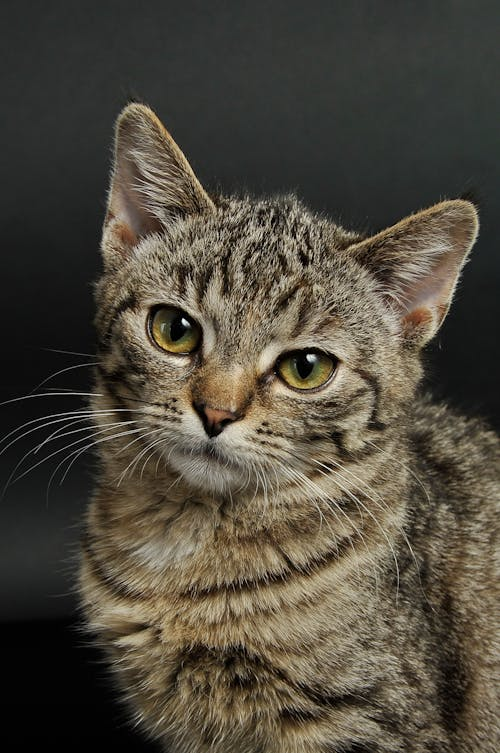
#> input picture input.png, 500 x 753 px
$ python svd_image_compression.py
#> lines starting #> are read from the running program, lines starting #| are printed output that depends on the picture
import numpy as np
import matplotlib.pyplot as plt
from PIL import Image
import os

def load_grayscale_image(path):
#> called with path = 'input.png'
    img = Image.open(path).convert('L')
#| Image loaded with shape: (753, 500)
    return np.array(img)

def compress_image_svd(img_matrix, k):
    #compute svd
#> called with k = 50
    U, S, VT = np.linalg.svd(img_matrix, full_matrices=False)
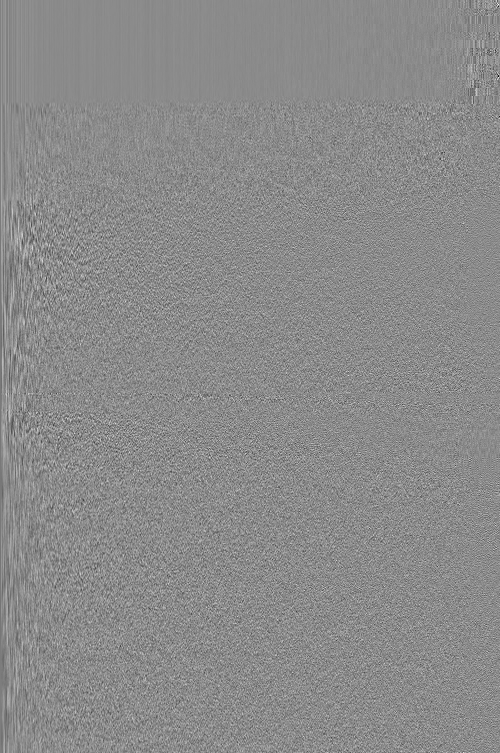
#> U: shape (753, 500) float64; min -0.326, max 0.271, mean -5.4e-05; drawn with min black and max white
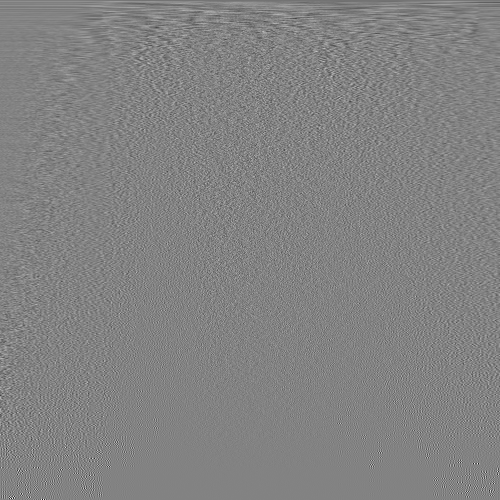
#> VT: shape (500, 500) float64; min -0.473, max 0.449, mean -6.12e-05; drawn with min black and max white
#> S = 500 values, max 48724.3 at index 0, min 1.58 at index 499, mean 626.8
    U_k = U[:, :k]
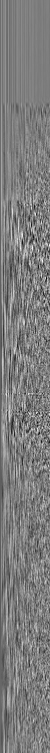
#> U_k: shape (753, 50) float64; min -0.182, max 0.186, mean -0.000601; drawn with min black and max white
    S_k = np.diag(S[:k])
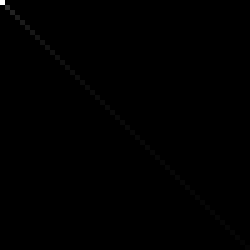
#> S_k: shape (50, 50) float64 (shown 5 times larger); min 0, max 48724.3, mean 65.8; drawn with min black and max white
    VT_k = VT[:k, :]
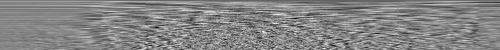
#> VT_k: shape (50, 500) float64; min -0.226, max 0.206, mean -0.000608; drawn with min black and max white

    compressed = np.dot(U_k, np.dot(S_k, VT_k))
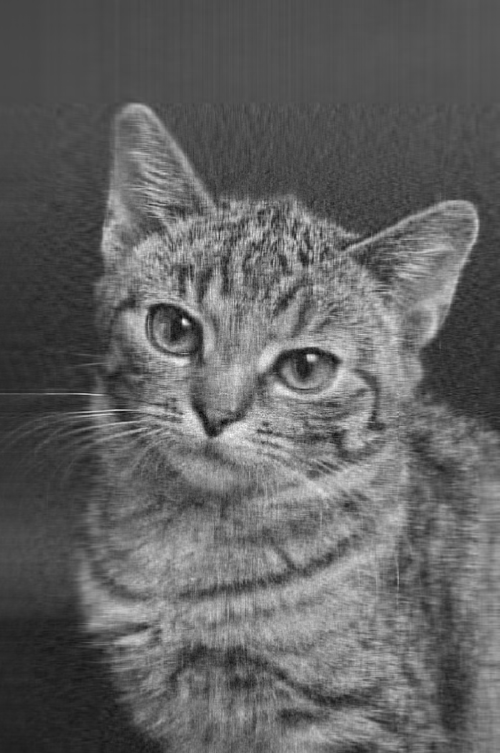
#> compressed: shape (753, 500) float64; min -41.53, max 255.5, mean 73.4; drawn with min black and max white
    return compressed

def plot_results(original, compressed, k):
    fig, axes = plt.subplots(1, 2, figsize=(10, 5))
    axes[0].imshow(original, cmap='gray')
    axes[0].set_title("Original Image")
    axes[0].axis('off')

    axes[1].imshow(compressed, cmap='gray')
    axes[1].set_title(f"Compressed (k={k})")
    axes[1].axis('off')

    plt.tight_layout()
    plt.show()

def compression_stats(img_shape, k):
    m,n = img_shape
    uncompressed_size = m * n
    compressed_size = k * (1 + m + n)  # k singular values + U_k+VT_k
    ratio = compressed_size / uncompressed_size
    print(f"Compression ratio: {ratio:.2f} (compressed is {ratio*100:.1f}% of original)")

def main():
    image_path = "input.png"  # replace with grayscale img
    img_matrix = load_grayscale_image(image_path)
    print("Image loaded with shape:", img_matrix.shape)

    k = 50
    compressed_img = compress_image_svd(img_matrix,k)
    compressed_img = np.clip(compressed_img, 0, 255)
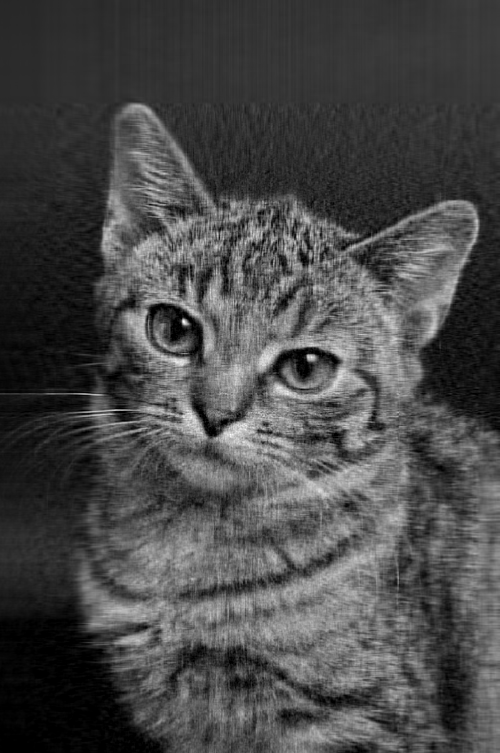
#> compressed_img: shape (753, 500) float64; min 0, max 255, mean 73.5

    plot_results(img_matrix, compressed_img,k)
    compression_stats(img_matrix.shape,k)

    #save img
    compressed_img = Image.fromarray(compressed_img.astype('uint8'))
#> compressed_img: PIL image 500x753 L
    output_path = f"compressed_k{k}.png"
    compressed_img.save(output_path)
    print(f"Compressed image saved as {output_path}")

if __name__ == "__main__":
    main()
